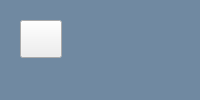
<?xml version="1.0" encoding="UTF-8"?>
<ui version="4.0">
 <class>MainWindow</class>
 <widget class="QMainWindow" name="MainWindow">
  <property name="geometry">
   <rect>
    <x>0</x>
    <y>0</y>
    <width>811</width>
    <height>0</height>
   </rect>
  </property>
  <property name="windowTitle">
   <string>MainWindow</string>
  </property>
  <property name="styleSheet">
   <string notr="true">background-color: #7089a1</string>
  </property>
  <widget class="QWidget" name="centralwidget">
   <widget class="QLabel" name="newoutfits">
    <property name="geometry">
     <rect>
      <x>280</x>
      <y>10</y>
      <width>286</width>
      <height>54</height>
     </rect>
    </property>
    <property name="font">
     <font>
      <family>Segoe UI Emoji</family>
      <pointsize>30</pointsize>
     </font>
    </property>
    <property name="text">
     <string>&lt;html&gt;&lt;head/&gt;&lt;body&gt;&lt;p align=&quot;center&quot;&gt;&lt;span style=&quot; font-weight:600; color:#eeeeee;&quot;&gt;Outfit Selection&lt;/span&gt;&lt;/p&gt;&lt;/body&gt;&lt;/html&gt;</string>
    </property>
   </widget>
   <widget class="Line" name="line">
    <property name="geometry">
     <rect>
      <x>0</x>
      <y>70</y>
      <width>811</width>
      <height>20</height>
     </rect>
    </property>
    <property name="font">
     <font>
      <weight>50</weight>
      <bold>false</bold>
     </font>
    </property>
    <property name="styleSheet">
     <string notr="true">color: #eee
</string>
    </property>
    <property name="frameShadow">
     <enum>QFrame::Plain</enum>
    </property>
    <property name="lineWidth">
     <number>2</number>
    </property>
    <property name="orientation">
     <enum>Qt::Horizontal</enum>
    </property>
   </widget>
   <widget class="QComboBox" name="comboBox_7">
    <property name="geometry">
     <rect>
      <x>190</x>
      <y>110</y>
      <width>149</width>
      <height>28</height>
     </rect>
    </property>
    <property name="font">
     <font>
      <family>Arial</family>
      <pointsize>15</pointsize>
      <weight>75</weight>
      <bold>true</bold>
     </font>
    </property>
    <property name="styleSheet">
     <string notr="true">background-color: #7089a1;
color: #eee;
</string>
    </property>
    <item>
     <property name="text">
      <string>Style</string>
     </property>
    </item>
    <item>
     <property name="text">
      <string>Casual</string>
     </property>
    </item>
    <item>
     <property name="text">
      <string>Sports Wear</string>
     </property>
    </item>
    <item>
     <property name="text">
      <string>Classic</string>
     </property>
    </item>
    <item>
     <property name="text">
      <string>Office Wear</string>
     </property>
    </item>
    <item>
     <property name="text">
      <string>Street</string>
     </property>
    </item>
   </widget>
   <widget class="QPushButton" name="pushButton">
    <property name="geometry">
     <rect>
      <x>290</x>
      <y>160</y>
      <width>244</width>
      <height>30</height>
     </rect>
    </property>
    <property name="font">
     <font>
      <family>Arial</family>
      <pointsize>14</pointsize>
      <weight>75</weight>
      <bold>true</bold>
     </font>
    </property>
    <property name="styleSheet">
     <string notr="true">color: #eee</string>
    </property>
    <property name="text">
     <string>FIND OUTFIT FOR TODAY</string>
    </property>
   </widget>
   <widget class="Line" name="line_2">
    <property name="geometry">
     <rect>
      <x>0</x>
      <y>190</y>
      <width>811</width>
      <height>20</height>
     </rect>
    </property>
    <property name="font">
     <font>
      <weight>50</weight>
      <bold>false</bold>
     </font>
    </property>
    <property name="styleSheet">
     <string notr="true">color: #eee
</string>
    </property>
    <property name="frameShadow">
     <enum>QFrame::Plain</enum>
    </property>
    <property name="lineWidth">
     <number>2</number>
    </property>
    <property name="orientation">
     <enum>Qt::Horizontal</enum>
    </property>
   </widget>
   <widget class="QPushButton" name="shkaficon2">
    <property name="geometry">
     <rect>
      <x>20</x>
      <y>20</y>
      <width>42</width>
      <height>38</height>
     </rect>
    </property>
    <property name="styleSheet">
     <string notr="true">background-color: #eee;
image:url(:/newPrefix/wardrobe.png)</string>
    </property>
    <property name="text">
     <string/>
    </property>
    <property name="iconSize">
     <size>
      <width>30</width>
      <height>30</height>
     </size>
    </property>
   </widget>
   <widget class="QComboBox" name="comboBox_4">
    <property name="geometry">
     <rect>
      <x>500</x>
      <y>110</y>
      <width>150</width>
      <height>28</height>
     </rect>
    </property>
    <property name="font">
     <font>
      <family>Arial</family>
      <pointsize>15</pointsize>
      <weight>75</weight>
      <bold>true</bold>
     </font>
    </property>
    <property name="styleSheet">
     <string notr="true">background-color: #7089a1;
color: #eee;
</string>
    </property>
    <item>
     <property name="text">
      <string>Mood</string>
     </property>
    </item>
    <item>
     <property name="text">
      <string>Cheerful</string>
     </property>
    </item>
    <item>
     <property name="text">
      <string>Romantic</string>
     </property>
    </item>
    <item>
     <property name="text">
      <string>Gloomy</string>
     </property>
    </item>
    <item>
     <property name="text">
      <string>Mysterious</string>
     </property>
    </item>
    <item>
     <property name="text">
      <string>Calm</string>
     </property>
    </item>
    <item>
     <property name="text">
      <string>Lighthearted</string>
     </property>
    </item>
    <item>
     <property name="text">
      <string>Angry</string>
     </property>
    </item>
    <item>
     <property name="text">
      <string>Fearful</string>
     </property>
    </item>
    <item>
     <property name="text">
      <string>Lonely</string>
     </property>
    </item>
    <item>
     <property name="text">
      <string>Confdient</string>
     </property>
    </item>
   </widget>
  </widget>
  <widget class="QMenuBar" name="menubar">
   <property name="geometry">
    <rect>
     <x>0</x>
     <y>0</y>
     <width>811</width>
     <height>21</height>
    </rect>
   </property>
  </widget>
  <widget class="QStatusBar" name="statusbar"/>
 </widget>
 <resources>
  <include location="qwerty/Новый текстовый документ (4).txt"/>
 </resources>
 <connections/>
</ui>
